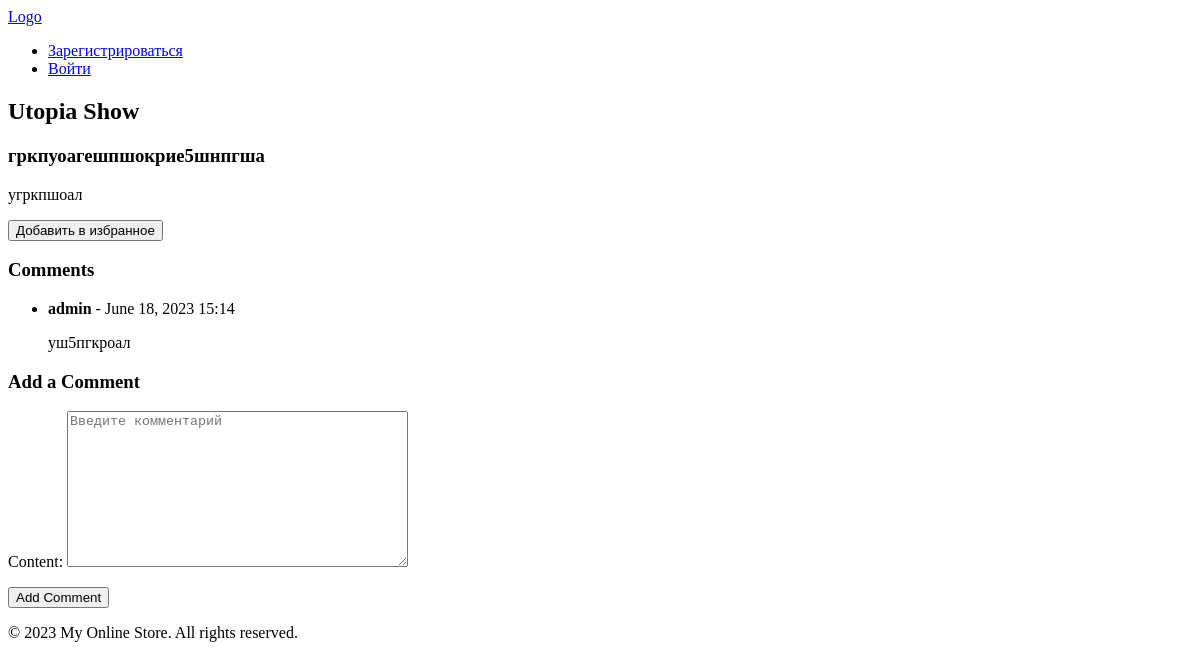
Before: /articles/detail/2/ with the older database file.
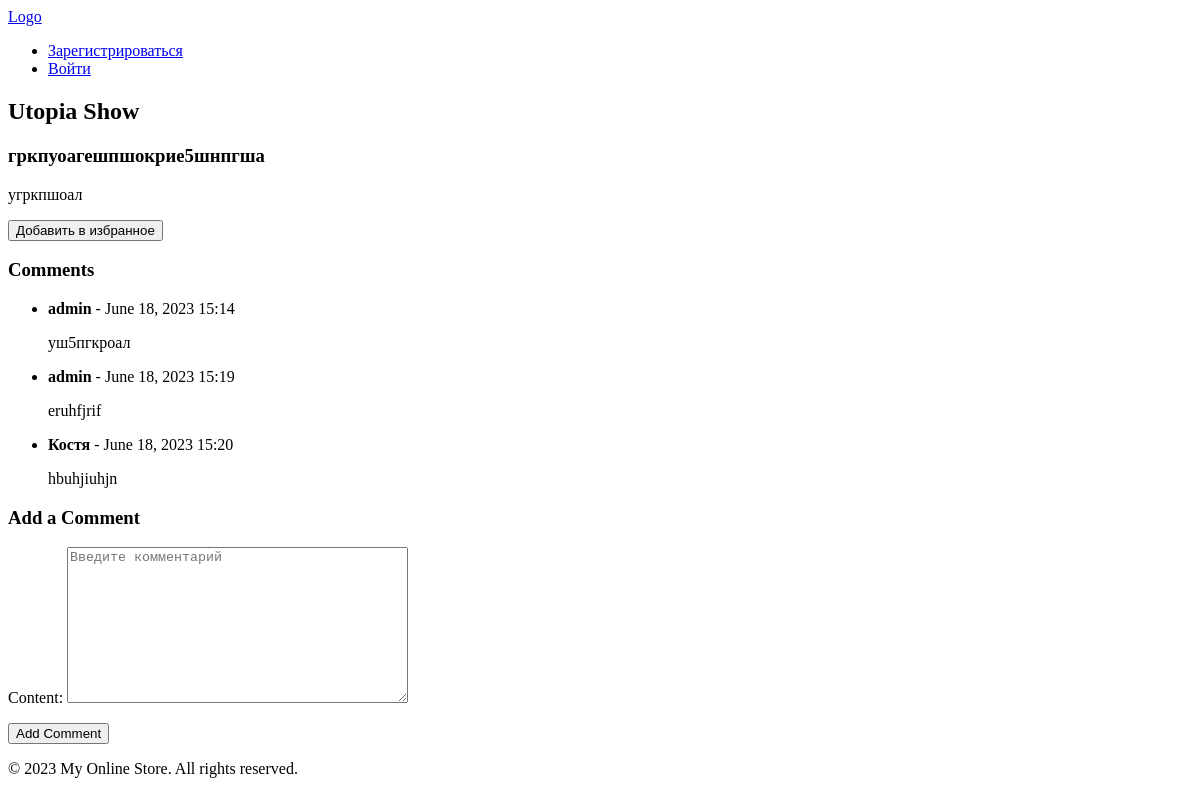
After: the same page with the newer database file.
### articles/models.py (models this page shows, shortened)
class Article(models.Model):
    channel = models.ForeignKey(Channel, on_delete=models.CASCADE)
    article_title = models.CharField(max_length=100)
    article_description = models.TextField()
    article_created_date = models.DateField(auto_now_add=True)

### channels/models.py (models this page shows, shortened)
class Channel(models.Model):
    image = models.ImageField(upload_to='channels/static/channels/img', blank=True, default='static/channels/img/default.jpeg')
    channelName = models.CharField(max_length=255)

### comments/models.py (models this page shows, shortened)
class Comment(models.Model):
    article = models.ForeignKey(Article, on_delete=models.CASCADE)
    author = models.ForeignKey(User, on_delete=models.CASCADE)
    content = models.TextField()
    created_date = models.DateTimeField(auto_now_add=True)

### comments/views.py (the view, shortened to what this page needs)
# urls.py: path('detail/<int:article_id>/', article_detail, name='article_detail'),
def article_detail(request, article_id):
    article = get_object_or_404(Article, id=article_id)
    comments = Comment.objects.filter(article=article)
    form = CommentForm()
    return render(request, 'articles/article_detail.html', {'article': article, 'comments': comments, 'form': form})

### comments/forms.py
class CommentForm(forms.ModelForm):
    class Meta:
        model = Comment
        fields = ['content']
        widgets = {
            'content': forms.Textarea(attrs={'placeholder': 'Введите комментарий'}),
        }

### articles/templates/articles/article_detail.html (shortened to what this page needs)
{% extends 'base.html' %}
{% load static %}
{% block content %}
  <h2>{{ article.channel.channelName }}</h2>
  <h3>{{ article.article_title }}</h3>
  <p>{{ article.article_description }}</p>
  <form method="POST" action="{% url 'add_to_favorites' article.id %}">
    <button type="submit">Добавить в избранное</button>
  </form>
  <h3>Comments</h3>
  <ul>
    {% for comment in comments %}
      <li>
        <strong>{{ comment.author }}</strong> - {{ comment.created_date|date:'F d, Y H:i' }}
        <p>{{ comment.content }}</p>
      </li>
    {% empty %}
      <li>No comments yet.</li>
    {% endfor %}
  </ul>
  <h3>Add a Comment</h3>
  <form method="POST" action="{% url 'create_comment' article.id %}">
    {{ form.as_p }}
    <button type="submit">Add Comment</button>
  </form>
{% endblock %}

### templates/base.html (shortened to what this page needs)
<!DOCTYPE html>
<html>
<head>
</head>
<body>
    <header>
        <a href="#">Logo</a>
        <nav>
            <ul>
                {% if user.is_authenticated %}
                <li>{{ user.username }}</li>
                <li><a href="{% url 'logout' %}">Выйти</a></li>
                {% else %}
                <li><a href="{% url 'register' %}">Зарегистрироваться</a></li>
                <li><a href="{% url 'login' %}">Войти</a></li>
                {% endif %}
            </ul>
        </nav>
    </header>
    <main>
        {% block content %}
        {% endblock %}
    </main>
    <footer>
        <p>&copy; 2023 My Online Store. All rights reserved.</p>
    </footer>
</body>
</html>

Changed rows visible on the page:
added Comment: author "admin", created_date "June 18, 2023 15:19", content "eruhfjrif"
added Comment: author "Костя", created_date "June 18, 2023 15:20", content "hbuhjiuhjn"
